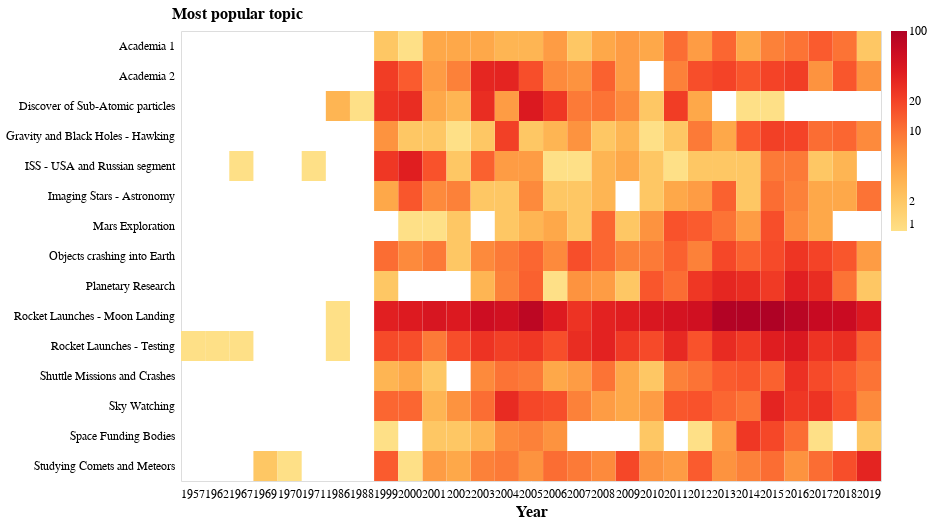

The notebook cell this image was saved under:
### Code cell
altair_datetime_heatmap(
    topics_by_timeframe,
    x="year:O",
    y="most_popular_topic:N",
    xtitle="Year",
    ytitle="Most popular topic",
    tooltip=[
        {"title": "Year", "field": "year", "type": "ordinal",},
        {
            "title": "Most popular topic",
            "field": "most_popular_topic",
            "type": "nominal",
        },
        {
            "title": "Number of occurrences as main topic",
            "field": "count",
            "type": "quantitative",
        },
    ],
    cmap="yelloworangered",
    legend_title="",
    color_by_col="count:Q",
    yscale="log",
    axis_tick_font_size=12,
    axis_title_font_size=16,
    title_font_size=20,
    legend_fig_padding=10,  # default is 18
    y_axis_title_alignment="left",
    fwidth=700,
    fheight=450,
    file_path=os.path.join(PROJ_ROOT_DIR, "reports", "figures", "my_heatmap.html"),
    save_to_html=False,
    sort_y=[],
    sort_x=[],
)

### Figure 1 — Vega-Lite specification as saved in the notebook (floating-point values rounded to 4 significant figures; data arrays with more than 128 entries replaced by an {"elided": "..."} marker saying what was removed)
{"config": {"view": {"continuousWidth": 400, "continuousHeight": 300}}, "layer": [{"mark": {"type": "rect", "fontSize": 20}, "encoding": {"color": {"type": "quantitative", "field": "count", "legend": {"labelFontSize": 12, "offset": 10, "orient": "right", "title": "", "titleFontSize": 16}, "scale": {"scheme": "yelloworangered", "type": "log"}}, "tooltip": [{"type": "ordinal", "field": "year", "title": "Year"}, {"type": "nominal", "field": "most_popular_topic", "title": "Most popular topic"}, {"type": "quantitative", "field": "count", "title": "Number of occurrences as main topic"}], "x": {"type": "ordinal", "axis": {"domainColor": "black", "domainWidth": 0, "labelAngle": 0, "labelFontSize": 12, "tickOpacity": 0, "titleFontSize": 16}, "field": "year", "title": "Year"}, "y": {"type": "nominal", "axis": {"domainColor": "black", "domainWidth": 0, "labelFontSize": 12, "tickOpacity": 0, "titleAlign": "left", "titleAngle": 0, "titleFontSize": 16, "titleX": -10, "titleY": -10}, "field": "most_popular_topic", "title": "Most popular topic"}}, "height": 450, "width": 700}], "data": {"name": "data-51442219c5c5a42e3cd411834bca425a"}, "$schema": "https://vega.github.io/schema/vega-lite/v4.8.1.json", "datasets": {"data-51442219c5c5a42e3cd411834bca425a": {"elided": "304 records"}}}
